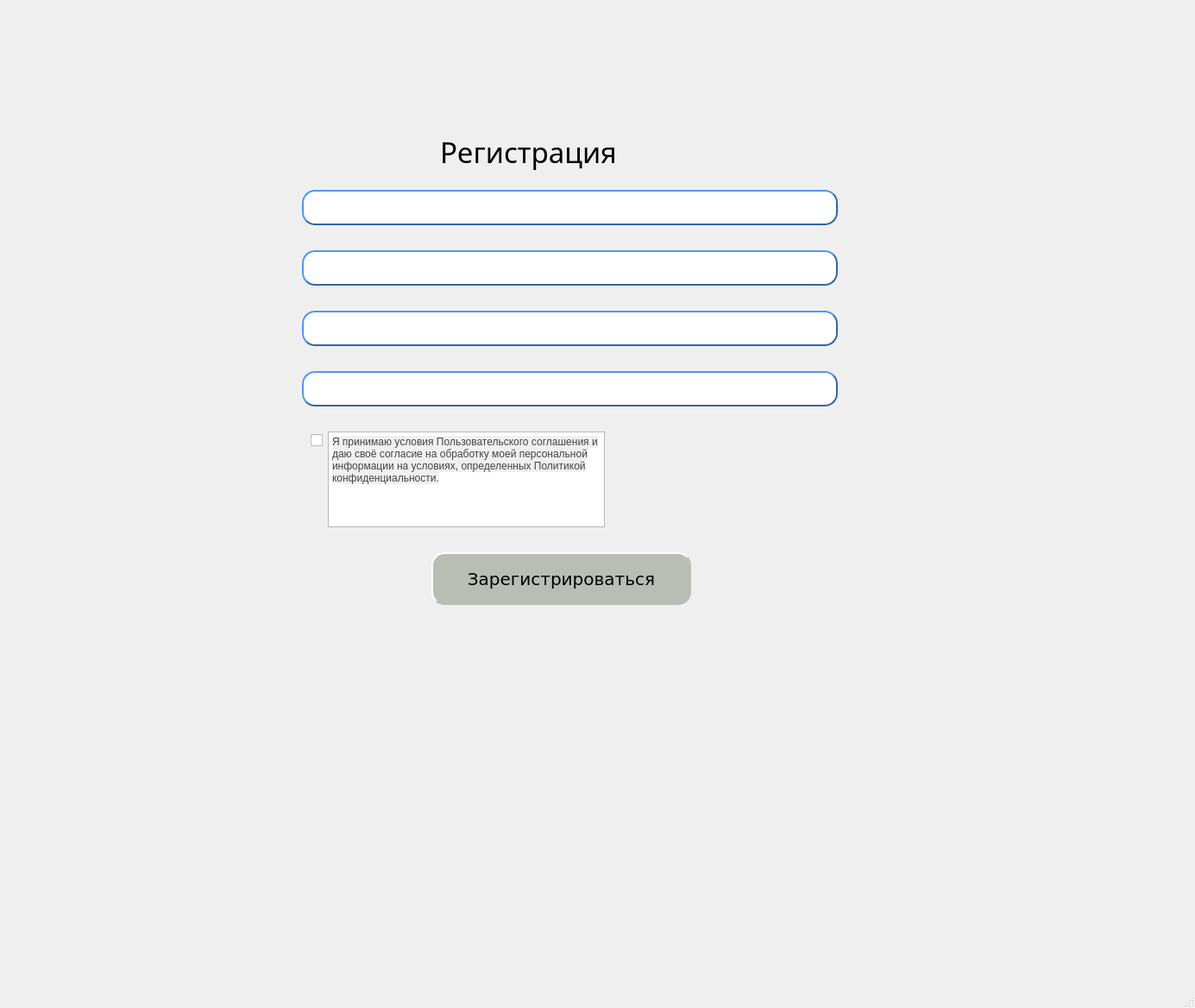
<?xml version="1.0" encoding="UTF-8"?>
<ui version="4.0">
 <class>MainWindow</class>
 <widget class="QMainWindow" name="MainWindow">
  <property name="geometry">
   <rect>
    <x>0</x>
    <y>0</y>
    <width>1385</width>
    <height>1168</height>
   </rect>
  </property>
  <property name="windowTitle">
   <string>MainWindow</string>
  </property>
  <widget class="QWidget" name="centralwidget">
   <widget class="QStackedWidget" name="stackedWidget">
    <property name="geometry">
     <rect>
      <x>0</x>
      <y>0</y>
      <width>1381</width>
      <height>1121</height>
     </rect>
    </property>
    <property name="styleSheet">
     <string notr="true"/>
    </property>
    <property name="currentIndex">
     <number>1</number>
    </property>
    <widget class="QWidget" name="page_1">
     <widget class="QLabel" name="label_2">
      <property name="geometry">
       <rect>
        <x>520</x>
        <y>230</y>
        <width>341</width>
        <height>61</height>
       </rect>
      </property>
      <property name="font">
       <font>
        <family>DejaVu Sans</family>
        <pointsize>31</pointsize>
       </font>
      </property>
      <property name="text">
       <string>TRANSSPACE</string>
      </property>
     </widget>
     <widget class="QLabel" name="label">
      <property name="geometry">
       <rect>
        <x>460</x>
        <y>190</y>
        <width>451</width>
        <height>31</height>
       </rect>
      </property>
      <property name="font">
       <font>
        <family>DejaVu Sans</family>
        <pointsize>15</pointsize>
       </font>
      </property>
      <property name="text">
       <string>Добро пожаловать в приложение</string>
      </property>
     </widget>
     <widget class="QPushButton" name="pushButton">
      <property name="geometry">
       <rect>
        <x>630</x>
        <y>400</y>
        <width>141</width>
        <height>51</height>
       </rect>
      </property>
      <property name="font">
       <font>
        <family>DejaVu Sans</family>
        <pointsize>15</pointsize>
       </font>
      </property>
      <property name="styleSheet">
       <string notr="true">background-color: yellow;
border-radius: 20px;

</string>
      </property>
      <property name="text">
       <string>Начнём</string>
      </property>
     </widget>
    </widget>
    <widget class="QWidget" name="page_2">
     <widget class="QLabel" name="title_2">
      <property name="geometry">
       <rect>
        <x>510</x>
        <y>140</y>
        <width>341</width>
        <height>71</height>
       </rect>
      </property>
      <property name="font">
       <font>
        <family>aakar</family>
        <pointsize>25</pointsize>
       </font>
      </property>
      <property name="text">
       <string>Регистрация</string>
      </property>
     </widget>
     <widget class="QLineEdit" name="fio">
      <property name="geometry">
       <rect>
        <x>350</x>
        <y>220</y>
        <width>621</width>
        <height>41</height>
       </rect>
      </property>
      <property name="styleSheet">
       <string notr="true">border-style: outset;
border-width: 2px;
border-color:rgb(52, 101, 164);
border-radius:15px;</string>
      </property>
      <property name="placeholderText">
       <string/>
      </property>
     </widget>
     <widget class="QLineEdit" name="email">
      <property name="geometry">
       <rect>
        <x>350</x>
        <y>290</y>
        <width>621</width>
        <height>41</height>
       </rect>
      </property>
      <property name="styleSheet">
       <string notr="true">border-style: outset;
border-width: 2px;
border-color:rgb(52, 101, 164);
border-radius:15px;</string>
      </property>
     </widget>
     <widget class="QLineEdit" name="password_1">
      <property name="geometry">
       <rect>
        <x>350</x>
        <y>360</y>
        <width>621</width>
        <height>41</height>
       </rect>
      </property>
      <property name="styleSheet">
       <string notr="true">border-style: outset;
border-width: 2px;
border-color:rgb(52, 101, 164);
border-radius:15px;</string>
      </property>
     </widget>
     <widget class="QLineEdit" name="password_2">
      <property name="geometry">
       <rect>
        <x>350</x>
        <y>430</y>
        <width>621</width>
        <height>41</height>
       </rect>
      </property>
      <property name="styleSheet">
       <string notr="true">border-style: outset;
border-width: 2px;
border-color:rgb(52, 101, 164);
border-radius:15px;
</string>
      </property>
     </widget>
     <widget class="QCheckBox" name="rool_check">
      <property name="geometry">
       <rect>
        <x>360</x>
        <y>500</y>
        <width>21</width>
        <height>21</height>
       </rect>
      </property>
      <property name="text">
       <string/>
      </property>
     </widget>
     <widget class="QTextBrowser" name="textBrowser">
      <property name="geometry">
       <rect>
        <x>380</x>
        <y>500</y>
        <width>321</width>
        <height>111</height>
       </rect>
      </property>
      <property name="html">
       <string>&lt;!DOCTYPE HTML PUBLIC &quot;-//W3C//DTD HTML 4.0//EN&quot; &quot;http://www.w3.org/TR/REC-html40/strict.dtd&quot;&gt;
&lt;html&gt;&lt;head&gt;&lt;meta name=&quot;qrichtext&quot; content=&quot;1&quot; /&gt;&lt;style type=&quot;text/css&quot;&gt;
p, li { white-space: pre-wrap; }
&lt;/style&gt;&lt;/head&gt;&lt;body style=&quot; font-family:'Sans'; font-size:9pt; font-weight:400; font-style:normal;&quot;&gt;
&lt;p style=&quot; margin-top:0px; margin-bottom:0px; margin-left:0px; margin-right:0px; -qt-block-indent:0; text-indent:0px;&quot;&gt;&lt;span style=&quot; font-family:'Inter','sans-serif'; color:#444444; background-color:rgba(0,0,0,0.058824);&quot;&gt;Я принимаю условия Пользовательского соглашения и даю своё согласие на обработку моей персональной информации на условиях, определенных Политикой конфиденциальности.&lt;/span&gt;&lt;/p&gt;&lt;/body&gt;&lt;/html&gt;</string>
      </property>
     </widget>
     <widget class="QPushButton" name="regButton">
      <property name="geometry">
       <rect>
        <x>500</x>
        <y>640</y>
        <width>301</width>
        <height>61</height>
       </rect>
      </property>
      <property name="font">
       <font>
        <family>DejaVu Sans</family>
        <pointsize>15</pointsize>
       </font>
      </property>
      <property name="styleSheet">
       <string notr="true">background-color: rgb(186, 189, 182);
border-style: outset;
border-width: 2px;
border-color:rgb(186, 189, 182);
border-radius:15px;</string>
      </property>
      <property name="text">
       <string>Зарегистрироваться</string>
      </property>
     </widget>
     <widget class="QLabel" name="email_status">
      <property name="geometry">
       <rect>
        <x>350</x>
        <y>270</y>
        <width>261</width>
        <height>18</height>
       </rect>
      </property>
      <property name="text">
       <string/>
      </property>
     </widget>
     <widget class="QLabel" name="email_status_2">
      <property name="geometry">
       <rect>
        <x>350</x>
        <y>200</y>
        <width>261</width>
        <height>18</height>
       </rect>
      </property>
      <property name="text">
       <string/>
      </property>
     </widget>
     <widget class="QLabel" name="password_1_status">
      <property name="geometry">
       <rect>
        <x>350</x>
        <y>340</y>
        <width>261</width>
        <height>18</height>
       </rect>
      </property>
      <property name="text">
       <string/>
      </property>
     </widget>
     <widget class="QLabel" name="password_2_status">
      <property name="geometry">
       <rect>
        <x>350</x>
        <y>410</y>
        <width>261</width>
        <height>18</height>
       </rect>
      </property>
      <property name="text">
       <string/>
      </property>
     </widget>
    </widget>
    <widget class="QWidget" name="page_3"/>
    <widget class="QWidget" name="page_4"/>
   </widget>
  </widget>
  <widget class="QMenuBar" name="menubar">
   <property name="geometry">
    <rect>
     <x>0</x>
     <y>0</y>
     <width>1385</width>
     <height>23</height>
    </rect>
   </property>
  </widget>
  <widget class="QStatusBar" name="statusbar"/>
 </widget>
 <resources/>
 <connections/>
</ui>
